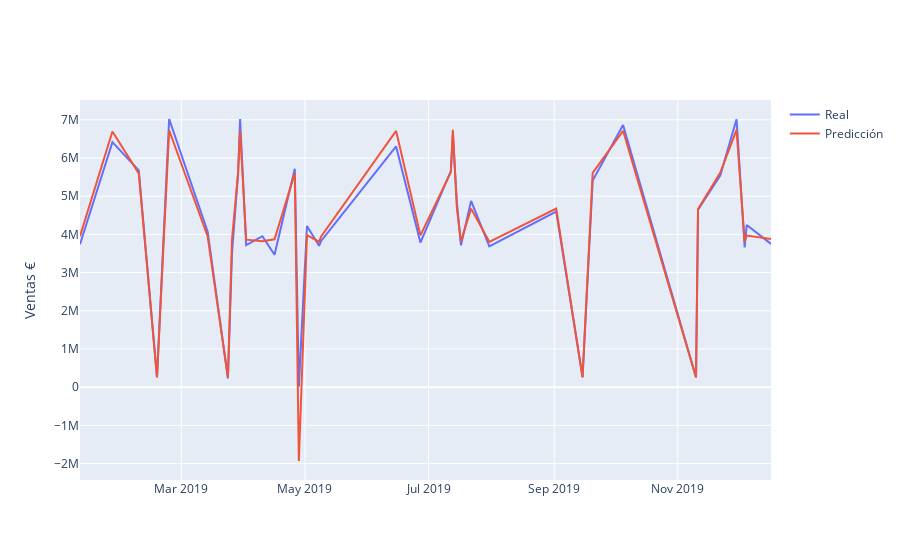

This figure's notebook cell:
### Markdown cell above
Visualizamos

### Code cell
iplot({
    'data': [go.Scatter(
                x=dias,
                y=validation_y * max_value,
                name='Real'
            ),go.Scatter(
                x=dias,
                y=loaded_model.predict(validation_data) * max_value,
                name='Predicción'
    )],
    'layout': go.Layout(
                yaxis={
                    'title': 'Ventas €'
                }
    )
})
